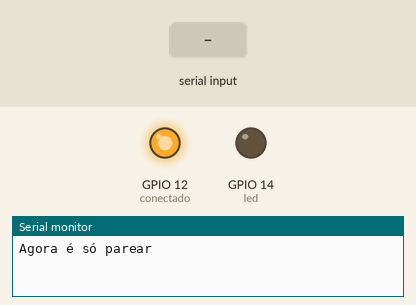
This sketch was run on a simulated ESP32. Parts: output pins drawn as LEDs (lit = HIGH), the last lines printed to the serial monitor. The test bench sets the inputs (shaded band). Nothing arrives over Bluetooth unless stated.

Above: at 1.2 s.
1.3 s: "Waldir" received over the second serial link
At 1.6 s:
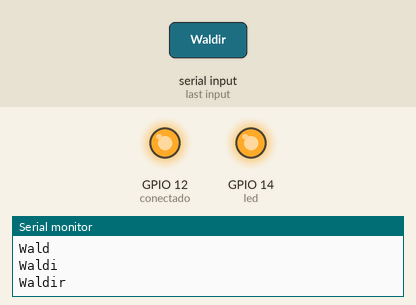
2.8 s: "Leiliane" received over the second serial link
At 4.0 s:
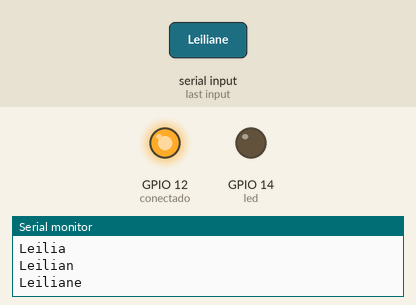
Timing chart, 0 to 5.8 s (numbered marks = the images above; inputs shaded):
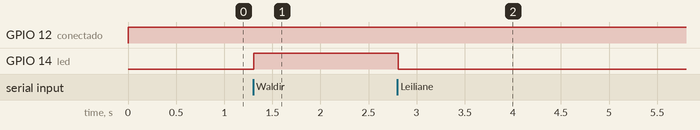

Measured:
- after the input at 1.3 s, GPIO 14 (led): LOW → HIGH at once
- after the input at 2.8 s, GPIO 14 (led): HIGH → LOW at once

The sketch:

Bluetooth_String_UmBotaoLigaOutroDesliga.ino
```cpp
#define led 14
#define conectado 12
char caracter = ' ';
String texRecebido = "";
unsigned long tempo = 0;
#include "BluetoothSerial.h"

BluetoothSerial SerialBT;


void setup() {

  Serial.begin(115200);
  SerialBT.begin("Waldir");
  Serial.println("Agora é só parear");

  pinMode(led, OUTPUT);
  pinMode(conectado, OUTPUT);

  digitalWrite(led, LOW);
  digitalWrite(conectado, LOW);

  }


void Conexao(){

  if (SerialBT.connected()) {
    digitalWrite(conectado, HIGH);
  }

  else {
    digitalWrite(conectado, LOW);
  }
}


void loop() {

  Conexao();

  if (SerialBT.available()) {
    caracter = SerialBT.read();
    texRecebido += caracter;
    Serial.println(texRecebido);
    tempo = millis();
  }

  if (texRecebido == "Waldir") {
    digitalWrite(led, HIGH);
  }

  if (texRecebido == "Leiliane") {
    digitalWrite(led, LOW);
  }

  if ((millis() - tempo) > 200) {
    texRecebido = "";
  }
}
```
